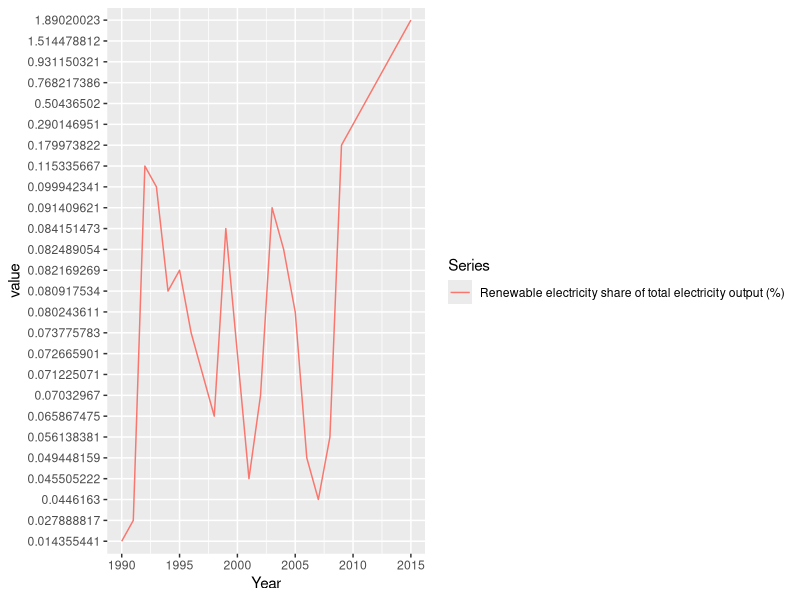
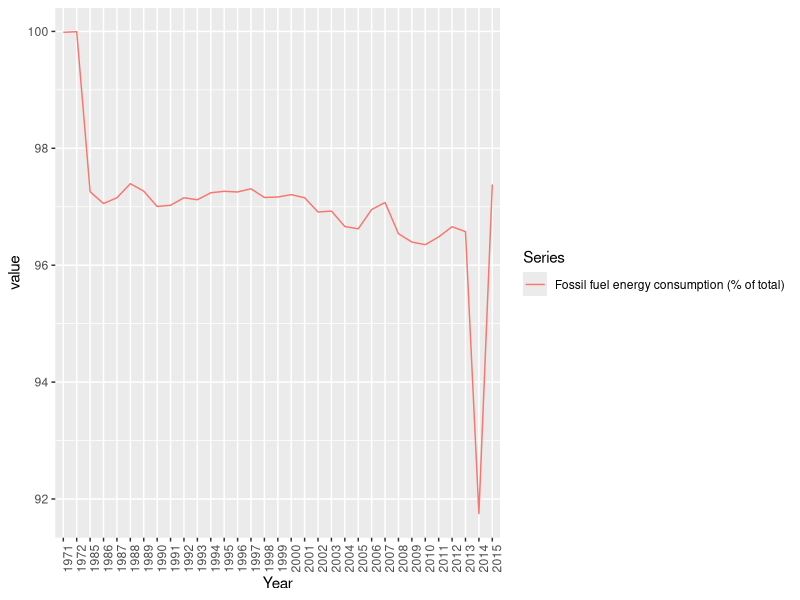
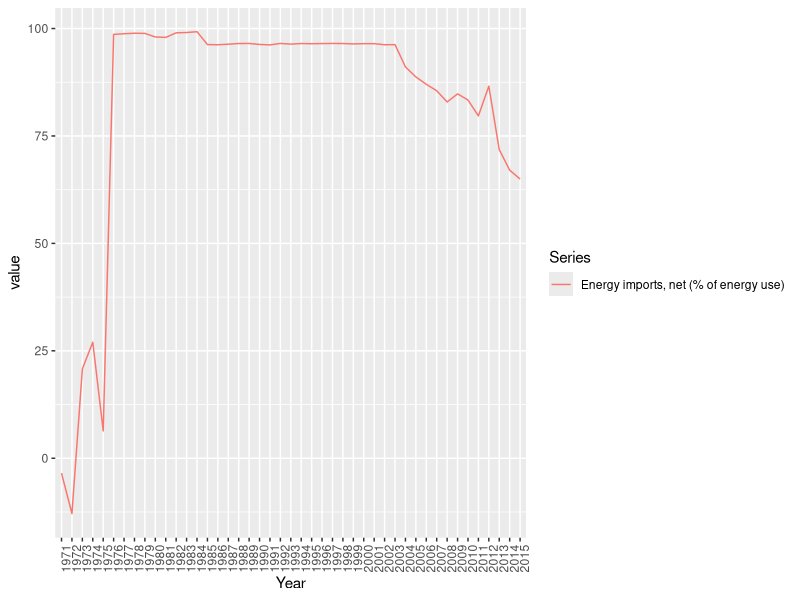
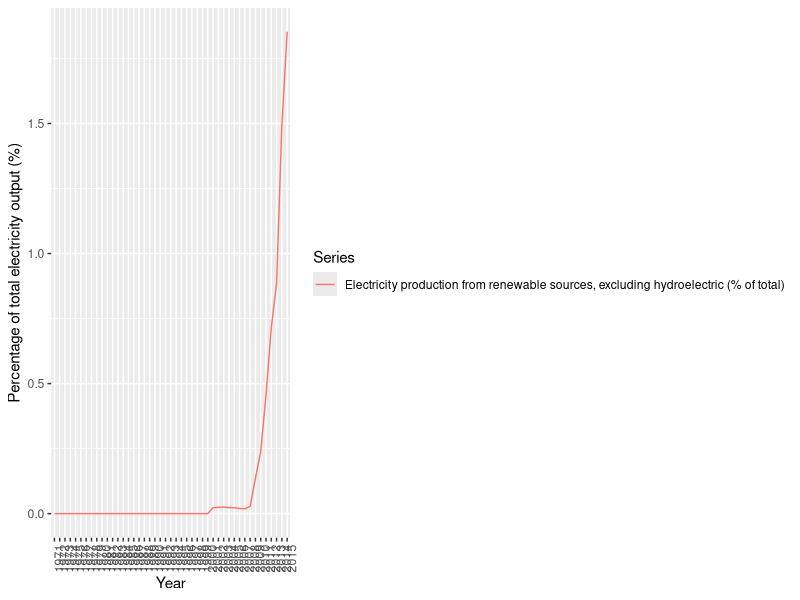

These figures' R source, in order:
## ---- chunk 1
knitr::opts_chunk$set(echo = TRUE)
## ---- chunk 2
library(tidyverse)
library(kableExtra)
library(bookdown)
library(lubridate)
## ---- chunk 3
data = read.csv("data/wdi_data.csv")
data = data[1:36,]

names(data)[5:54] = c(1970:2019)
names(data)[3] = c("Series")

data_value = data %>%
  select('1970':'2019')

data_value = data.frame(lapply(data_value, as.character), stringsAsFactors =FALSE)
data_value = data.frame(lapply(data_value, as.numeric))

data = data.frame(Series = data$Series, data_value)
names(data)[2:51] = c(1970:2019)

data_long = data %>%
  pivot_longer(`1970`:`2019`, names_to = "Year") %>%
  mutate(Year = as.factor(Year))

#use data_long for analysis.
## ---- chunk 4
data_sea = read.csv("data/SEA_data.csv")
names(data_sea)=c("Country Name", "Country Code", "Year", "Year Code",
                  "Renewable electricity share of total electricity output (%)",
                  "Renewable energy consumption (TJ)",
                  "Total final energy consumption (TFEC) (TJ)",
                  "Renewable electricity output (GWh)",
                  "Renewable energy share of TFEC (%)")
data_sea = data_sea[1:26,]

data_sea_long = data_sea %>%
  pivot_longer(`Renewable electricity share of total electricity output (%)`:`Renewable energy share of TFEC (%)`,names_to = "Series")
## ---- chunk 5
data_sea_long %>% 
  filter(Series == "Renewable electricity share of total electricity output (%)") %>%
  ggplot(aes(x = Year, y = value, colour = Series)) + 
  geom_line(aes(group = 1))
## ---- chunk 6
data_electric = data_long %>%
  filter(Series %in% c("Renewable electricity output (% of total electricity output)",
                       "Fossil fuel energy consumption (% of total)",
                       "Energy imports, net (% of energy use)",
                       "Fossil fuel energy consumption (% of total)",
                       "Renewable electricity output (% of total electricity output)",
                       "Electricity production from oil, gas and coal sources (% of total)",
                       "Electricity production from renewable sources, excluding hydroelectric (% of total)"))
## ---- chunk 7
data_electric %>% 
  filter(Series %in% c("Fossil fuel energy consumption (% of total)")) %>%
  drop_na() %>%
  ggplot(aes(x=Year, y=value, colour=Series)) + 
  geom_line(aes(group=1)) + 
  theme(axis.text.x = element_text(angle = 90))

data_electric %>% 
  filter(Series %in% c("Energy imports, net (% of energy use)")) %>%
  drop_na() %>%
  ggplot(aes(x=Year, y=value, colour=Series)) + 
  geom_line(aes(group=1)) + 
  theme(axis.text.x = element_text(angle = 90))

data_electric %>% 
  filter(Series %in% c("Electricity production from renewable sources, excluding hydroelectric (% of total)")) %>%
  drop_na() %>%
  ggplot(aes(x=Year, y=value, colour=Series)) + 
  geom_line(aes(group=1)) + 
  theme(axis.text.x = element_text(angle = 90)) + 
  ylab("Percentage of total electricity output (%)")
